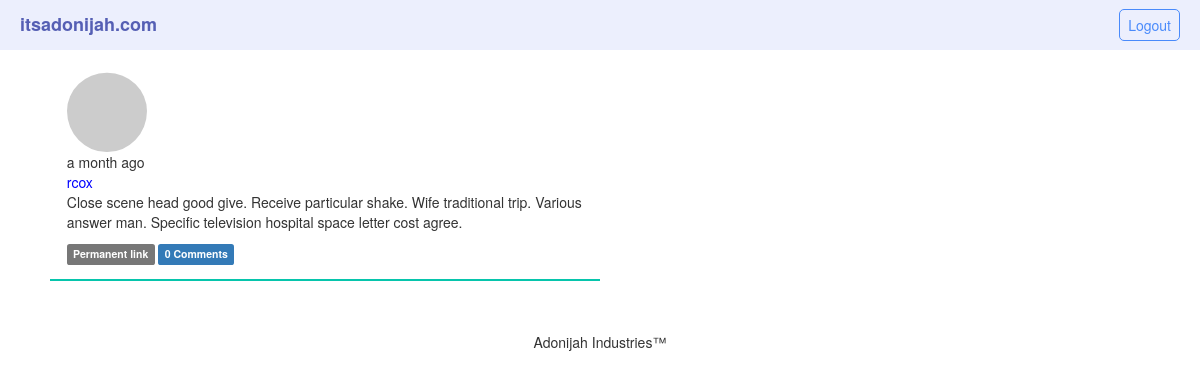
Screenshot of /post/3 (signed in) with the database file from the repository.
### app/models.py (models this page shows, shortened)
class Post(db.Model):
    __tablename__='posts'
    id=db.Column(db.Integer,primary_key=True)
    body=db.Column(db.Text)
    timestamp=db.Column(db.DateTime,index=True,default=datetime.utcnow)
    body_html=db.Column(db.Text)
    author_id=db.Column(db.Integer,db.ForeignKey('users.id'))
    comments=db.relationship('Comment',backref='post',lazy='dynamic')

class User(UserMixin,db.Model):
    __tablename__='users'
    id=db.Column(db.Integer,primary_key=True,autoincrement=True)
    email=db.Column(db.String(64),unique=True,index=True)
    name=db.Column(db.String(64))
    username=db.Column(db.String(64),unique=True,index=True)
    password_hash=db.Column(db.String(128))
    confirmed=db.Column(db.Boolean,default=False)
    location=db.Column(db.String(64))
    about_me=db.Column(db.Text())
    member_since=db.Column(db.DateTime(),default=datetime.utcnow)
    last_seen=db.Column(db.DateTime(),default=datetime.utcnow)
    avatar_hash=db.Column(db.String(64))
    role_id=db.Column(db.Integer,db.ForeignKey('roles.id'))
    posts=db.relationship('Post',backref='author',lazy='dynamic')
    followed=db.relationship('Follow',foreign_keys=[Follow.follower_id],backref=db.backref('follower', lazy='joined'), lazy='dynamic', cascade='all, delete-orphan')
    followers = db.relationship('Follow', foreign_keys=[Follow.followed_id], backref=db.backref('followed', lazy='joined'), lazy='dynamic', cascade='all, delete-orphan')
    comments=db.relationship('Comment',backref='author',lazy='dynamic')
    @property
    def password(self):
        raise AttributeError('Password is not a readable attribute')
    def can(self,perm):
        return self.role is not None and self.role.has_permission(perm)
    def is_administrator(self):
        return self.can(Permission.ADMIN)
    def ping(self):
        self.last_seen=datetime.utcnow()
        db.session.add(self)
        db.session.commit()
    def gravatar(self,size=100,default='identicon',rating='g'):
        if request.is_secure:
            url = 'https://secure.gravatar.com/avatar'
        else:
            url = 'http://www.gravatar.com/avatar'
        hash = hashlib.md5(self.email.lower().encode('utf-8')).hexdigest()
        return '{url}/{hash}?s={size}&d={default}&r={rating}'.format(url=url, hash=hash, size=size, default=default, rating=rating)

### app/main/views.py (the view, shortened to what this page needs)
@main.route('/post/<int:id>')
def post(id):
    post=Post.query.get_or_404(id)
    form = CommentForm()
    page = request.args.get('page', 1, type=int)
    if page == -1:
        page = (post.comments.count() - 1) // current_app.config['MICROBLOG_COMMENTS_PER_PAGE'] + 1
    pagination = post.comments.order_by(Comment.timestamp.asc()).paginate(page,per_page=current_app.config['MICROBLOG_COMMENTS_PER_PAGE'], error_out=False)
    comments = pagination.items
    return render_template('post.html', posts=[post], form=form,comments=comments, pagination=pagination)

### app/main/__init__.py (called while the page is built)
@main.app_context_processor
def inject_permission():
    return dict(Permission=Permission)

### app/main/views.py (called while the page is built)
@main.after_app_request
def after_request(response):
    for query in get_debug_queries():
        if query.duration >= current_app.config['MICROBLOG_SLOW_DB_QUERY_TIME']:
            current_app.logger.warning('Slow query: %s\nParameters: %s\nDuration: %fs\nContext: %s\n'% (query.statement, query.parameters, query.duration, query.context))
    return response

@main.before_app_request
def before_request():
    if current_user.is_authenticated and not current_user.confirmed and request.blueprint !='main' and request.endpoint !='static':
        return redirect(url_for('main.unconfirmed'))

@main.before_app_request
def before_request():
    if current_user.is_authenticated:
        current_user.ping()
        if not current_user.confirmed and request.endpoint and request.blueprint !='main' and request.endpoint != 'static':
            return redirect(url_for('main.unconfirmed'))

### app/models.py (called while the page is built)
@login_manager.user_loader
def load_user(user_id):
    return User.query.get(int(user_id))

### app/templates/post.html (shortened to what this page needs)
{% extends "base.html" %}
{% block content %}
{% include '_posts.html' %}
{{super()}}
{% endblock %}

### app/templates/_posts.html (shortened to what this page needs)
<ul class="posts">
{% for post in posts %}
    <li class="post">
        <div class="profile-thumbnail">
            <a href="{{ url_for('main.user', username=post.author.username) }}"><img class="img-circle profile-thumbnail" src="{{ post.author.gravatar(size=40) }}"></a>
        </div>
        <div class="post-date">
            {{ moment(post.timestamp).fromNow() }}
        </div>
        <div class="post-author">
            <a href="{{ url_for('main.user', username=post.author.username) }}"> {{ post.author.username }}</a>
        </div>
        <div class="post-body">
            {% if post.body_html %}
                {{ post.body_html | safe }}
            {% else %}
                {{ post.body }}
            {% endif %}
            <div class="post-footer">
                <a href="{{ url_for('main.post', id=post.id) }}"><span class="label label-default">Permanent link</span></a>
                <a href="{{ url_for('main.post', id=post.id) }}#comments">
                    <span class="label label-primary">{{ post.comments.count() }} Comments</span>
                </a>
            </div>
        </div>
    </li>
{% endfor %}
</ul>

### app/static/styles/styles.css (style rules this page uses)
:root { box-sizing: border-box; }
body { font: 'Ariel', 'sans-serif'; }
ul { list-style: none; height: 100%; display: flex; align-items: center; justify-content: space-around; }
ul a { color: white; }
ul li { padding: 5px; margin-left: 10px; }
.posts { display: flex; flex-direction: column; }
.post { flex: 1; padding: 1.2em; align-items: left; border-bottom: 2px solid rgb(7, 197, 172); }
.post-author>a { color: blue !important; }
.profile-thumbnail { margin-right: -5em; padding-top: .2em; }
@media (min-width:560px) { .posts { display: flex; max-width: 50%; flex-direction: column; justify-content: left; } }
@media (min-width:560px) { .post { display: flex; flex-direction: column; justify-content: left; } }

### rows the page displays
Post: timestamp "a month ago", author.username "rcox", body_html "Close scene head good give. Receive particular shake. Wife traditional trip. Various answer man. Specific television hospital space letter cost agree.", comments.count "0"
